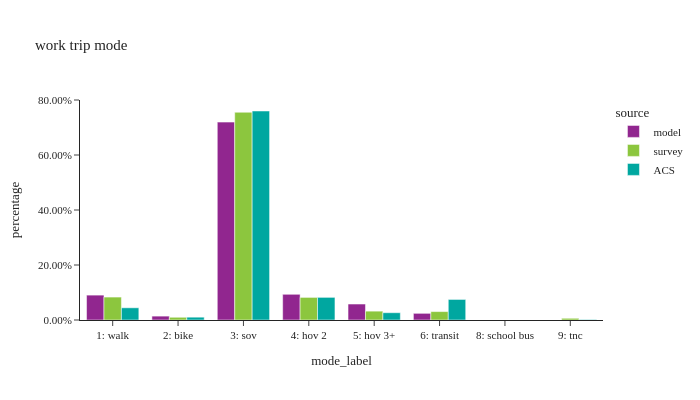

Here is the notebook cell this chart was saved with:
### Code cell
df_plot = wk_trip.groupby(['source','mode_label'])['trexpfac'].sum().reset_index()
df_plot['percentage'] = df_plot.groupby(['source'], group_keys=False)['trexpfac']. \
    apply(lambda x: x / float(x.sum()))
df_plot = pd.concat([df_plot, df_acs_region], 
                    ignore_index=True)

df_plot_ct = wk_trip.groupby(['source','mode_label'])['trexpfac'].count().reset_index(). \
    rename(columns={'trexpfac':'sample count'})
df_plot = df_plot.merge(df_plot_ct, on=['source','mode_label'], how='left')

fig = px.bar(df_plot.sort_values(by=['source']), x="mode_label", y="percentage", 
             color="source", barmode="group",
             category_orders={'source': ['model','survey','ACS']},
             hover_data=['sample count'],
             title="work trip mode")
fig.update_layout(height=400, width=700, font=dict(size=11),
                  xaxis = dict(dtick = 1, categoryorder='category ascending'),
                  yaxis=dict(tickformat=".2%"))
fig.show()

### Figure 1 — Plotly figure (JSON) as saved in the notebook; plotly's stock layout.template omitted (floating-point values rounded to 4 significant figures)
{"data": [{"alignmentgroup": "True", "customdata": [[199100.0], [45.0], [53340.0], [127800.0], [205800.0], [1584000.0], [31080.0]], "hovertemplate": "source=model<br>mode_label=%{x}<br>percentage=%{y}<br>sample count=%{customdata[0]}<extra></extra>", "legendgroup": "model", "marker": {"color": "#91268F", "pattern": {"shape": ""}}, "name": "model", "offsetgroup": "model", "orientation": "v", "showlegend": true, "textposition": "auto", "type": "bar", "x": ["1: walk", "8: school bus", "6: transit", "5: hov 3+", "4: hov 2", "3: sov", "2: bike"], "xaxis": "x", "y": [0.09047, 2.044e-05, 0.02423, 0.05808, 0.09349, 0.7196, 0.01412], "yaxis": "y"}, {"alignmentgroup": "True", "customdata": [[159.0], [2550.0], [84.0], [354.0], [20.0], [642.0], [222.0]], "hovertemplate": "source=survey<br>mode_label=%{x}<br>percentage=%{y}<br>sample count=%{customdata[0]}<extra></extra>", "legendgroup": "survey", "marker": {"color": "#8CC63E", "pattern": {"shape": ""}}, "name": "survey", "offsetgroup": "survey", "orientation": "v", "showlegend": true, "textposition": "auto", "type": "bar", "x": ["2: bike", "3: sov", "5: hov 3+", "6: transit", "9: tnc", "1: walk", "4: hov 2"], "xaxis": "x", "y": [0.009929, 0.7555, 0.03219, 0.03058, 0.006242, 0.08338, 0.08219], "yaxis": "y"}, {"alignmentgroup": "True", "customdata": [[null], [null], [null], [null], [null], [null], [null]], "hovertemplate": "source=ACS<br>mode_label=%{x}<br>percentage=%{y}<br>sample count=%{customdata[0]}<extra></extra>", "legendgroup": "ACS", "marker": {"color": "#00A7A0", "pattern": {"shape": ""}}, "name": "ACS", "offsetgroup": "ACS", "orientation": "v", "showlegend": true, "textposition": "auto", "type": "bar", "x": ["1: walk", "9: tnc", "3: sov", "5: hov 3+", "4: hov 2", "2: bike", "6: transit"], "xaxis": "x", "y": [0.04441, 0.001771, 0.76, 0.02649, 0.08232, 0.01025, 0.07473], "yaxis": "y"}], "layout": {"barmode": "group", "font": {"size": 11}, "height": 400, "legend": {"title": {"text": "source"}, "tracegroupgap": 0}, "title": {"text": "work trip mode"}, "width": 700, "xaxis": {"anchor": "y", "categoryorder": "category ascending", "domain": [0.0, 1.0], "dtick": 1, "title": {"text": "mode_label"}}, "yaxis": {"anchor": "x", "domain": [0.0, 1.0], "tickformat": ".2%", "title": {"text": "percentage"}}}}
